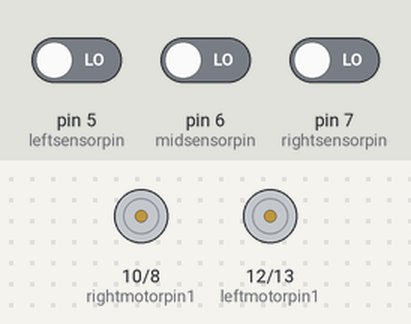
A sketch run on a simulated Arduino Uno, built with avr-gcc and run on an emulated ATmega328P. Parts: motor-driver pin pairs drawn as motors (green arrow = first pin HIGH = forward, orange = second pin HIGH = backward, longer = more drive). The test bench sets the inputs (shaded band); at power-on: pin 5 (leftsensorpin) LOW, pin 6 (midsensorpin) LOW, pin 7 (rightsensorpin) LOW.

Above: at 1.2 s.
1.3 s: pin 5 (leftsensorpin) driven HIGH
At 1.9 s:
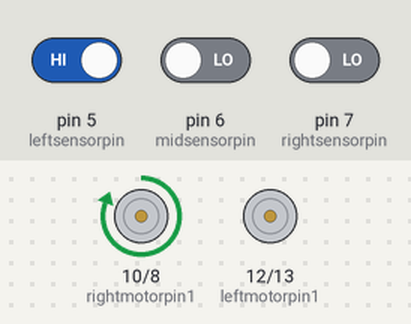
2.8 s: pin 6 (midsensorpin) driven HIGH and pin 7 (rightsensorpin) driven HIGH
At 3.1 s:
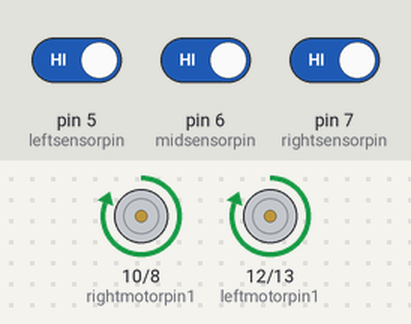
5.8 s: pin 5 (leftsensorpin) driven LOW
At 6.5 s:
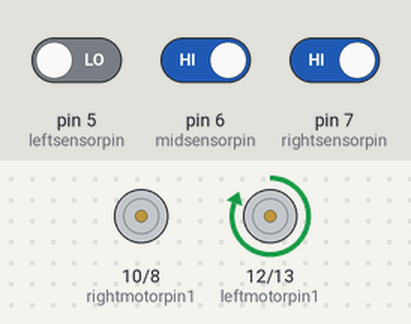
7.3 s: pin 7 (rightsensorpin) driven LOW
At 7.7 s:
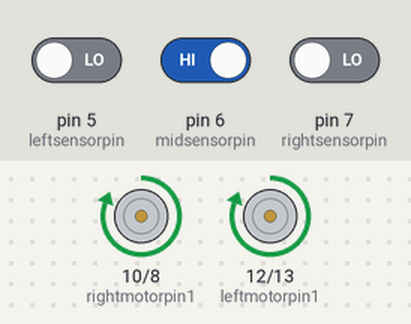
8.8 s: pin 7 (rightsensorpin) driven HIGH
At 10.0 s:
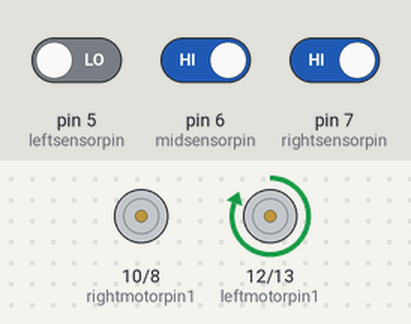
Timing chart, 0 to 11.3 s (numbered marks = the images above; inputs shaded):
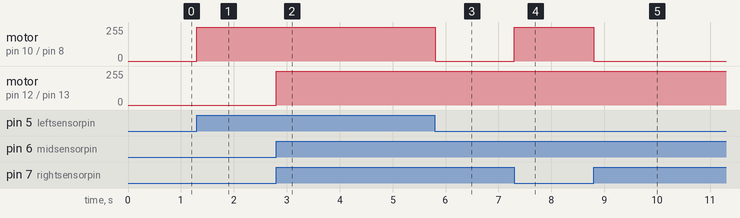

Measured:
- after the input at 1.3 s, motor on pin 10 (rightmotorpin1) / pin 8 (rightmotorpin2): stopped → forward 255/255 at once
- after the input at 2.8 s, motor on pin 12 (leftmotorpin1) / pin 13 (leftmotorpin2): stopped → forward 255/255 at once
- after the input at 5.8 s, motor on pin 10 (rightmotorpin1) / pin 8 (rightmotorpin2): forward 255/255 → stopped at once
- after the input at 7.3 s, motor on pin 10 (rightmotorpin1) / pin 8 (rightmotorpin2): stopped → forward 255/255 at once
- after the input at 8.8 s, motor on pin 10 (rightmotorpin1) / pin 8 (rightmotorpin2): forward 255/255 → stopped at once

The sketch:

linefollowing.ino
```cpp
//motor
int leftmotorpin1 = 12;
int leftmotorpin2 = 13;
int rightmotorpin1 = 10;
int rightmotorpin2 = 8;

//sensor pin
int leftsensorpin = 5;
int midsensorpin = 6;
int rightsensorpin = 7;

//sensor state
int leftsensorstate;
int midsensorstate;
int rightsensorstate;

void setup() {
  // put your setup code here, to run once:
  pinMode(leftmotorpin1, OUTPUT);
  pinMode(leftmotorpin2, OUTPUT);
  pinMode(rightmotorpin1, OUTPUT);
  pinMode(rightmotorpin2, OUTPUT);

  pinMode(leftsensorpin, INPUT);
  pinMode(midsensorpin, INPUT);
  pinMode(rightsensorpin, INPUT);

  Serial.begin(9600);

}
void loop() {
  // put your main code here, to run repeatedly:
  leftsensorstate = digitalRead(leftsensorpin);
  midsensorstate = digitalRead(midsensorpin);
  rightsensorstate = digitalRead(rightsensorpin);

  int result = (leftsensorstate<<2|midsensorstate<<1|rightsensorstate<<0);
//  Serial.println(result, BIN);

  if(result == 0b010){

    digitalWrite(leftmotorpin1, HIGH);
    digitalWrite(leftmotorpin2, LOW);
    digitalWrite(rightmotorpin1, HIGH);
    digitalWrite(rightmotorpin2, LOW);


  }
  else if(result == 0b011 || result == 0b001){
    digitalWrite(leftmotorpin1, HIGH);
    digitalWrite(leftmotorpin2, LOW);
    digitalWrite(rightmotorpin1, LOW);
    digitalWrite(rightmotorpin2, LOW);

    delay(50);
  }
  else if(result == 0b110 || result == 0b100){
    digitalWrite(leftmotorpin1, LOW);
    digitalWrite(leftmotorpin2, LOW);
    digitalWrite(rightmotorpin1, HIGH);
    digitalWrite(rightmotorpin2, LOW);

    delay(50);
  }
//  else if(result == 0b000){
//    digitalWrite(leftmotorpin1, LOW);
//    digitalWrite(leftmotorpin2, LOW);
//    digitalWrite(rightmotorpin1, HIGH);
//    digitalWrite(rightmotorpin2, LOW);
//  }

  else if (result == 0b111){
      digitalWrite(leftmotorpin1, HIGH);
      digitalWrite(leftmotorpin2, LOW);
      digitalWrite(rightmotorpin1, HIGH);
      digitalWrite(rightmotorpin2, LOW);
      delay (500);
      digitalWrite(leftmotorpin1, LOW);
      digitalWrite(leftmotorpin2, LOW);
      digitalWrite(rightmotorpin1, LOW);
      digitalWrite(rightmotorpin2, LOW);
  }

}
```
